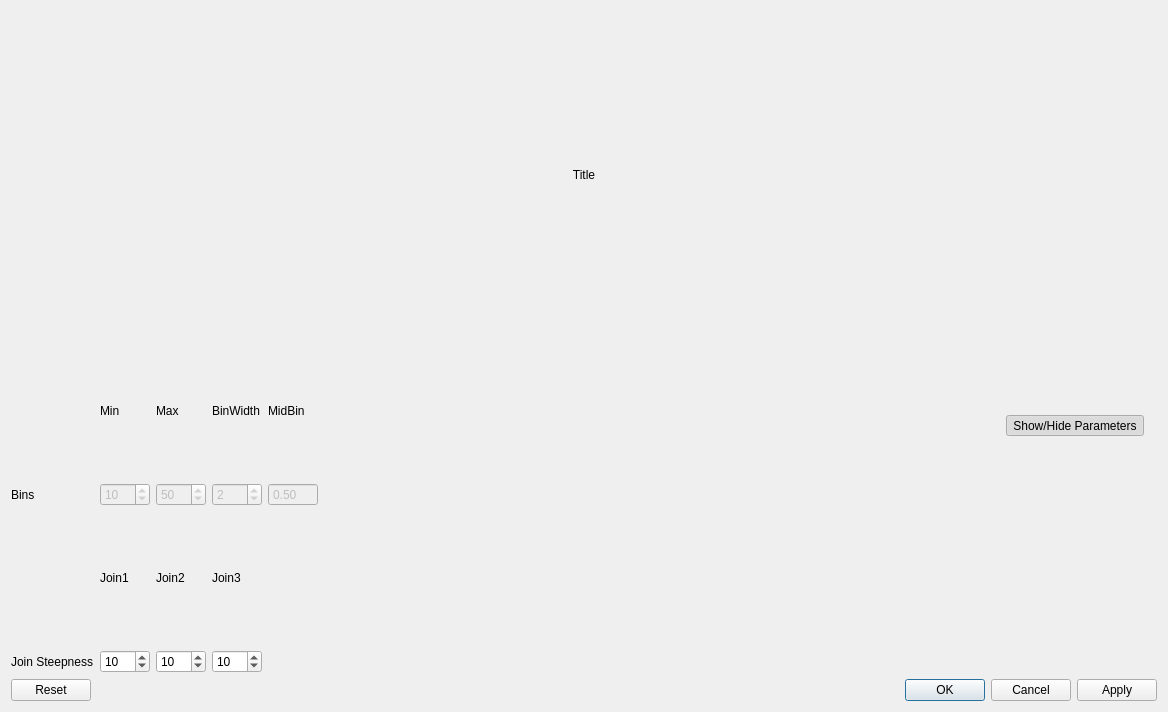
<?xml version="1.0" encoding="UTF-8"?>
<ui version="4.0">
 <class>DialogEquationView</class>
 <widget class="QDialog" name="DialogEquationView">
  <property name="geometry">
   <rect>
    <x>0</x>
    <y>0</y>
    <width>1168</width>
    <height>712</height>
   </rect>
  </property>
  <property name="windowTitle">
   <string>Dialog</string>
  </property>
  <layout class="QVBoxLayout" name="verticalLayout">
   <item>
    <layout class="QHBoxLayout" name="horizontalLayout_title">
     <item>
      <widget class="QLabel" name="label_title">
       <property name="text">
        <string>Title</string>
       </property>
       <property name="alignment">
        <set>Qt::AlignCenter</set>
       </property>
      </widget>
     </item>
    </layout>
   </item>
   <item>
    <layout class="QGridLayout" name="gridLayout_values">
     <item row="1" column="2">
      <widget class="QSpinBox" name="spinBox_binsMax">
       <property name="enabled">
        <bool>false</bool>
       </property>
       <property name="maximum">
        <number>250</number>
       </property>
       <property name="value">
        <number>50</number>
       </property>
      </widget>
     </item>
     <item row="2" column="7">
      <widget class="QLabel" name="labelSpacerRow3">
       <property name="text">
        <string/>
       </property>
      </widget>
     </item>
     <item row="0" column="3">
      <widget class="QLabel" name="label_binsWidth">
       <property name="minimumSize">
        <size>
         <width>50</width>
         <height>18</height>
        </size>
       </property>
       <property name="text">
        <string>BinWidth</string>
       </property>
      </widget>
     </item>
     <item row="3" column="7">
      <widget class="QLabel" name="labelSpacerRow4">
       <property name="text">
        <string/>
       </property>
      </widget>
     </item>
     <item row="2" column="1">
      <widget class="QLabel" name="label_steepJoin1">
       <property name="text">
        <string>Join1</string>
       </property>
      </widget>
     </item>
     <item row="0" column="2">
      <widget class="QLabel" name="label_binsMax">
       <property name="minimumSize">
        <size>
         <width>50</width>
         <height>18</height>
        </size>
       </property>
       <property name="text">
        <string>Max</string>
       </property>
      </widget>
     </item>
     <item row="3" column="0">
      <widget class="QLabel" name="label_steepness">
       <property name="text">
        <string>Join Steepness</string>
       </property>
      </widget>
     </item>
     <item row="2" column="3">
      <widget class="QLabel" name="label_steepJoin3">
       <property name="text">
        <string>Join3</string>
       </property>
      </widget>
     </item>
     <item row="1" column="4">
      <widget class="QDoubleSpinBox" name="doubleSpinBox_binsMidBin">
       <property name="enabled">
        <bool>false</bool>
       </property>
       <property name="readOnly">
        <bool>true</bool>
       </property>
       <property name="buttonSymbols">
        <enum>QAbstractSpinBox::NoButtons</enum>
       </property>
       <property name="maximum">
        <double>1.000000000000000</double>
       </property>
       <property name="value">
        <double>0.500000000000000</double>
       </property>
      </widget>
     </item>
     <item row="3" column="2">
      <widget class="QSpinBox" name="spinBox_steepJoin2">
       <property name="value">
        <number>10</number>
       </property>
      </widget>
     </item>
     <item row="2" column="2">
      <widget class="QLabel" name="label_steepJoin2">
       <property name="text">
        <string>Join2</string>
       </property>
      </widget>
     </item>
     <item row="0" column="1">
      <widget class="QLabel" name="label_binsMin">
       <property name="minimumSize">
        <size>
         <width>50</width>
         <height>18</height>
        </size>
       </property>
       <property name="text">
        <string>Min</string>
       </property>
      </widget>
     </item>
     <item row="0" column="4">
      <widget class="QLabel" name="label_binsMidBin">
       <property name="minimumSize">
        <size>
         <width>50</width>
         <height>18</height>
        </size>
       </property>
       <property name="text">
        <string>MidBin</string>
       </property>
      </widget>
     </item>
     <item row="3" column="1">
      <widget class="QSpinBox" name="spinBox_steepJoin1">
       <property name="value">
        <number>10</number>
       </property>
      </widget>
     </item>
     <item row="1" column="7">
      <widget class="QLabel" name="labelSpacerRow2">
       <property name="text">
        <string/>
       </property>
      </widget>
     </item>
     <item row="1" column="1">
      <widget class="QSpinBox" name="spinBox_binsMin">
       <property name="enabled">
        <bool>false</bool>
       </property>
       <property name="value">
        <number>10</number>
       </property>
      </widget>
     </item>
     <item row="3" column="3">
      <widget class="QSpinBox" name="spinBox_steepJoin3">
       <property name="value">
        <number>10</number>
       </property>
      </widget>
     </item>
     <item row="0" column="7">
      <widget class="QLabel" name="labelSpacerRow1">
       <property name="text">
        <string/>
       </property>
      </widget>
     </item>
     <item row="1" column="5">
      <spacer name="horizontalSpacer">
       <property name="orientation">
        <enum>Qt::Horizontal</enum>
       </property>
       <property name="sizeHint" stdset="0">
        <size>
         <width>40</width>
         <height>20</height>
        </size>
       </property>
      </spacer>
     </item>
     <item row="1" column="3">
      <widget class="QSpinBox" name="spinBox_binsWidth">
       <property name="enabled">
        <bool>false</bool>
       </property>
       <property name="value">
        <number>2</number>
       </property>
      </widget>
     </item>
     <item row="1" column="0">
      <widget class="QLabel" name="label_bins">
       <property name="text">
        <string>Bins</string>
       </property>
      </widget>
     </item>
     <item row="0" column="6" rowspan="2">
      <widget class="QToolButton" name="toolButton_showParameters">
       <property name="toolTip">
        <string>Shows or hides the Parameter View</string>
       </property>
       <property name="whatsThis">
        <string>Show/Hide Parameters</string>
       </property>
       <property name="text">
        <string>Show/Hide Parameters</string>
       </property>
       <property name="icon">
        <iconset resource="stock_synth.qrc">
         <normaloff>:/i/icons/document-properties.png</normaloff>:/i/icons/document-properties.png</iconset>
       </property>
       <property name="checkable">
        <bool>true</bool>
       </property>
       <property name="checked">
        <bool>true</bool>
       </property>
      </widget>
     </item>
    </layout>
   </item>
   <item>
    <layout class="QVBoxLayout" name="verticalLayout_graph">
     <property name="sizeConstraint">
      <enum>QLayout::SetNoConstraint</enum>
     </property>
    </layout>
   </item>
   <item>
    <widget class="QDialogButtonBox" name="buttonBox">
     <property name="orientation">
      <enum>Qt::Horizontal</enum>
     </property>
     <property name="standardButtons">
      <set>QDialogButtonBox::Apply|QDialogButtonBox::Cancel|QDialogButtonBox::Ok|QDialogButtonBox::Reset</set>
     </property>
    </widget>
   </item>
  </layout>
 </widget>
 <resources>
  <include location="stock_synth.qrc"/>
 </resources>
 <connections>
  <connection>
   <sender>buttonBox</sender>
   <signal>accepted()</signal>
   <receiver>DialogEquationView</receiver>
   <slot>accept()</slot>
   <hints>
    <hint type="sourcelabel">
     <x>248</x>
     <y>254</y>
    </hint>
    <hint type="destinationlabel">
     <x>157</x>
     <y>274</y>
    </hint>
   </hints>
  </connection>
  <connection>
   <sender>buttonBox</sender>
   <signal>rejected()</signal>
   <receiver>DialogEquationView</receiver>
   <slot>reject()</slot>
   <hints>
    <hint type="sourcelabel">
     <x>316</x>
     <y>260</y>
    </hint>
    <hint type="destinationlabel">
     <x>286</x>
     <y>274</y>
    </hint>
   </hints>
  </connection>
 </connections>
</ui>
